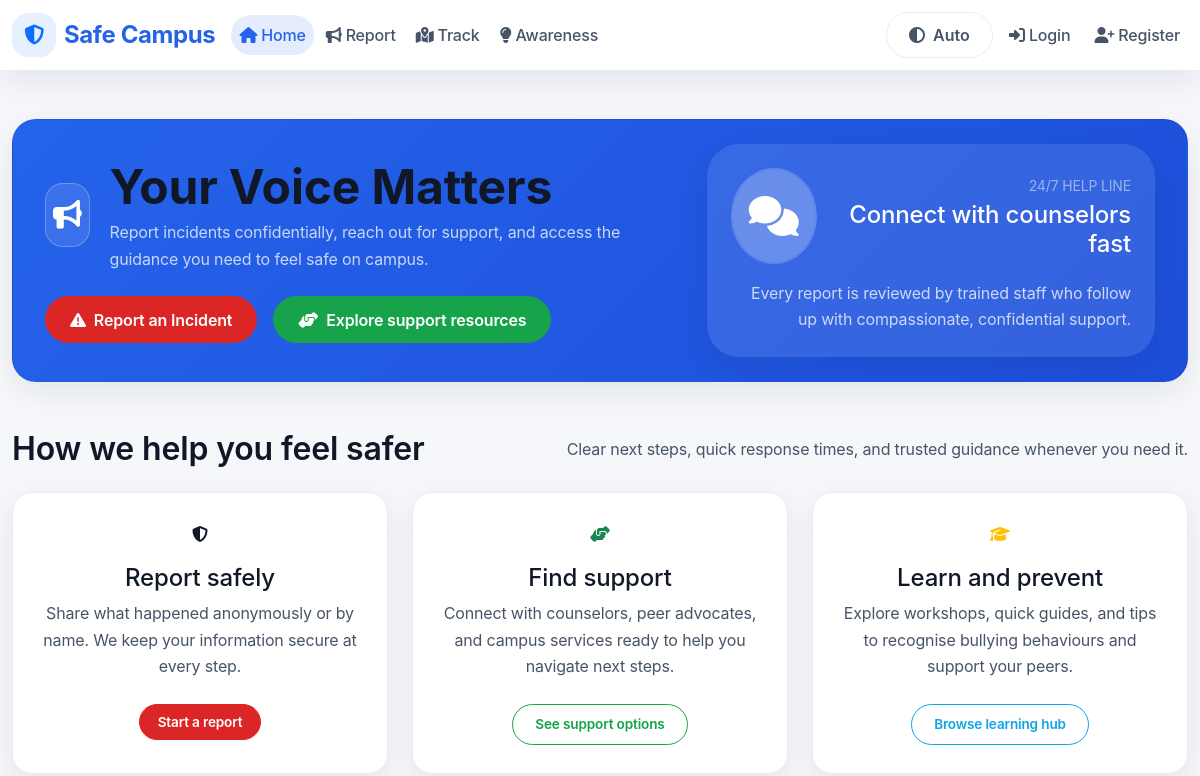
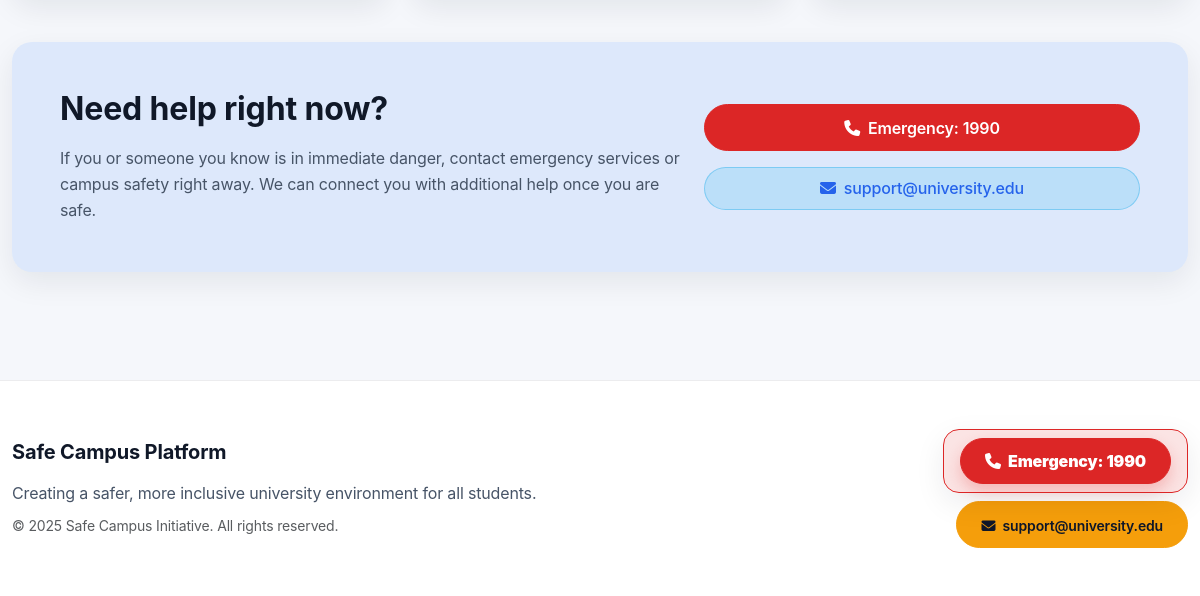
Before: / with the older database file (2 pictures, top to bottom).
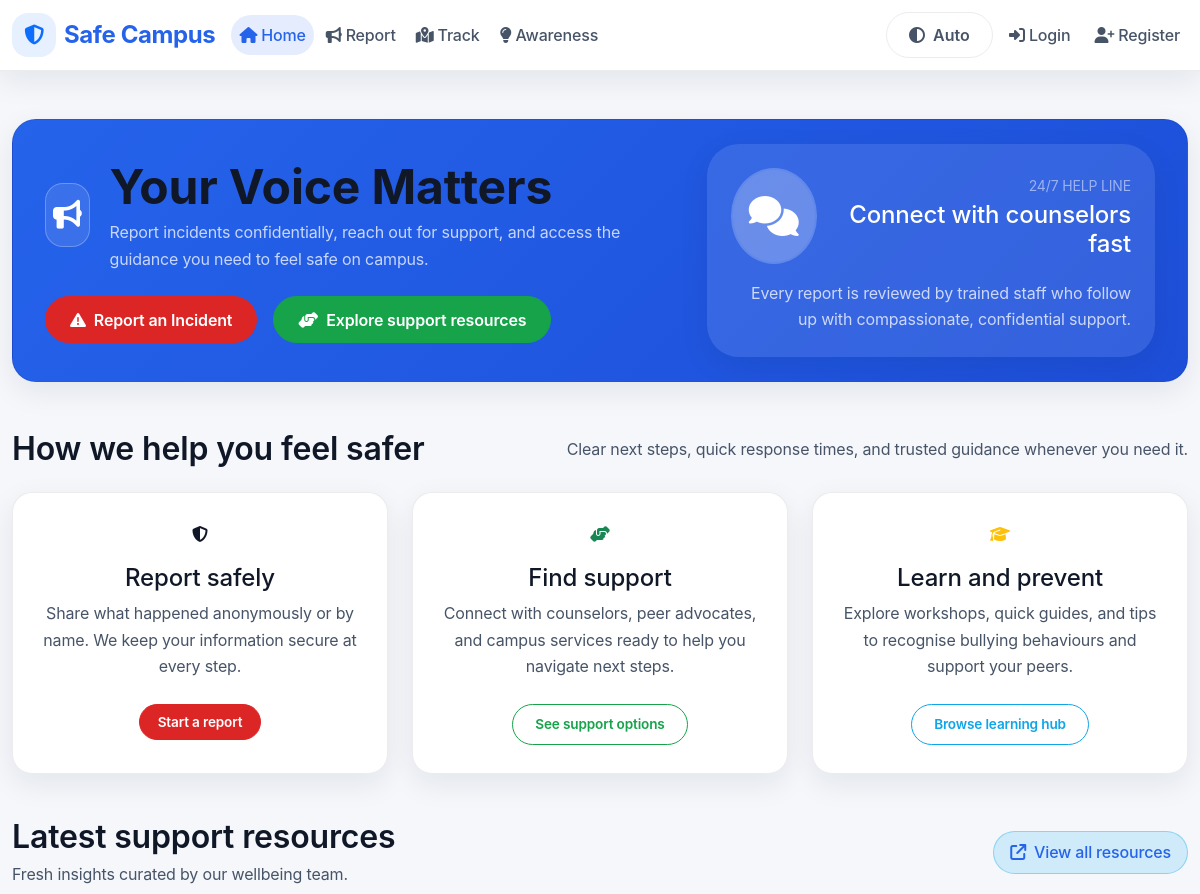
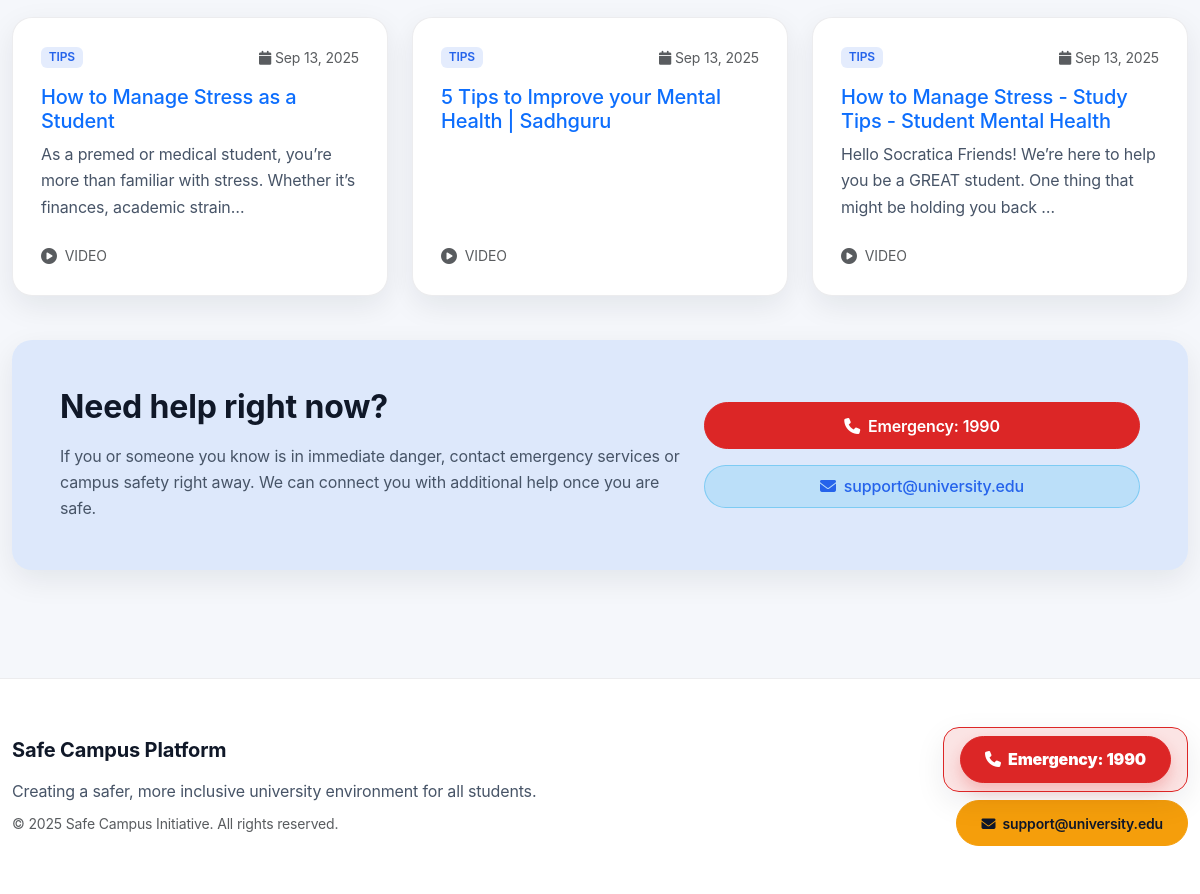
After: the same page with the newer database file (2 pictures, top to bottom).
### tccweb/core/models.py (models this page shows, shortened)
class EducationalResource(models.Model):
    RESOURCE_TYPES = [
        ("article", "Article"),
        ("video", "Video"),
        ("guide", "Guide"),
        ("quiz", "Quiz"),
    ]
    title = models.CharField(max_length=200)
    content = models.TextField(blank=True)
    url = models.URLField(blank=True)
    file = models.FileField(
        upload_to=resource_file_path,
        storage=resource_storage,
        blank=True,
        null=True,
        validators=[
            FileExtensionValidator(["pdf", "mp4"]),
            validate_file_type,
            validate_file_size,
            validate_no_malware,
        ],
    )
    resource_type = models.CharField(max_length=20, choices=RESOURCE_TYPES, default="article")
    category = models.CharField(max_length=50, blank=True)
    is_public = models.BooleanField(default=True)
    created_by = models.ForeignKey(User, on_delete=models.CASCADE, related_name='created_resources')
    created_at = models.DateTimeField(auto_now_add=True)
    class Meta:
        indexes = [
            models.Index(fields=["created_at"]),
            models.Index(fields=["created_by"]),
        ]

### tccweb/user_portal/views.py (the view)
# urls.py: path('', views.index, name='index'),
def index(request):
    try:
        recent_resources = (
            EducationalResource.objects.filter(is_public=True)
            .select_related("created_by")
            .order_by("-created_at")[:3]
        )
    except Exception:
        logger.exception("Failed to load recent resources")
        recent_resources = []
        messages.error(request, "Unable to load recent resources.")
    context = {
        "recent_resources": recent_resources,
    }
    return render(request, "index.html", context)

### tccweb/user_portal/templates/index.html
{% extends "base.html" %}
{% block content %}
<div class="page-container">
    <div class="container-xxl">
        <section class="page-header hero-panel text-white position-relative overflow-hidden mb-5">
            <div class="row align-items-center g-4">
                <div class="col-lg-7">
                    <div class="title-group">
                        <span class="title-icon bg-white bg-opacity-10 border border-white border-opacity-25 text-white">
                            <i class="fas fa-bullhorn"></i>
                        </span>
                        <div>
                            <h1 class="display-5 fw-bold">Your Voice Matters</h1>
                            <p class="mb-0">Report incidents confidentially, reach out for support, and access the guidance you need to feel safe on campus.</p>
                        </div>
                    </div>
                    <div class="d-flex flex-column flex-md-row gap-3 mt-4">
                        <a href="{% url 'report_anonymous' %}" class="btn btn-danger btn-icon fw-semibold">
                            <i class="fas fa-exclamation-triangle"></i>
                            <span>Report an Incident</span>
                        </a>
                        <a href="{% url 'awareness' %}" class="btn btn-success btn-icon fw-semibold">
                            <i class="fas fa-hands-helping"></i>
                            <span>Explore support resources</span>
                        </a>
                    </div>
                </div>
                <div class="col-lg-5 text-lg-end">
                    <div class="position-relative">
                        <div class="rounded-5 bg-white bg-opacity-10 p-4 d-inline-flex flex-column align-items-start gap-3 shadow-soft">
                            <div class="d-flex align-items-center gap-3">
                                <div class="profile-avatar bg-white bg-opacity-25 text-white border-0">
                                    <i class="fas fa-comments"></i>
                                </div>
                                <div>
                                    <p class="mb-1 text-white-50 text-uppercase small">24/7 Help Line</p>
                                    <h4 class="mb-0 text-white">Connect with counselors fast</h4>
                                </div>
                            </div>
                            <p class="mb-0 text-white-75">Every report is reviewed by trained staff who follow up with compassionate, confidential support.</p>
                        </div>
                    </div>
                </div>
            </div>
        </section>
        <section class="page-section">
                    <div class="d-flex flex-column flex-md-row align-items-md-center justify-content-md-between gap-3 mb-4">
                        <h2 class="page-section-title mb-0">How we help you feel safer</h2>
                        <p class="mb-0">Clear next steps, quick response times, and trusted guidance whenever you need it.</p>
                    </div>
                <div class="row g-4">
                        <div class="col-md-4">
                            <article class="page-card h-100" role="button" tabindex="0" onclick="location.href='{% url 'submit_report' %}'" onkeypress="if(event.key==='Enter'){location.href='{% url 'submit_report' %}';}">
                                <div class="page-card-body text-center">
                                    <div class="tile-icon mx-auto mb-3">
                                        <i class="fas fa-shield-alt"></i>
                                    </div>
                                    <h3 class="h4">Report safely</h3>
                                    <p class="mb-4">Share what happened anonymously or by name. We keep your information secure at every step.</p>
                                    <span class="btn btn-danger btn-sm">Start a report</span>
                                </div>
                            </article>
                        </div>
                    <div class="col-md-4">
                            <article class="page-card h-100" role="button" tabindex="0" onclick="location.href='{% url 'awareness' %}'" onkeypress="if(event.key==='Enter'){location.href='{% url 'awareness' %}';}">
                                <div class="page-card-body text-center">
                                    <div class="tile-icon mx-auto mb-3 text-success">
                                        <i class="fas fa-hands-helping"></i>
                                    </div>
                                    <h3 class="h4">Find support</h3>
                                    <p class="mb-4">Connect with counselors, peer advocates, and campus services ready to help you navigate next steps.</p>
                                    <span class="btn btn-outline-success btn-sm">See support options</span>
                                </div>
                            </article>
                        </div>
                    <div class="col-md-4">
                            <article class="page-card h-100" role="button" tabindex="0" onclick="location.href='{% url 'awareness' %}#education'" onkeypress="if(event.key==='Enter'){location.href='{% url 'awareness' %}#education';}">
                                <div class="page-card-body text-center">
                                    <div class="tile-icon mx-auto mb-3 text-warning">
                                        <i class="fas fa-graduation-cap"></i>
                                    </div>
                                    <h3 class="h4">Learn and prevent</h3>
                                    <p class="mb-4">Explore workshops, quick guides, and tips to recognise bullying behaviours and support your peers.</p>
                                    <span class="btn btn-outline-info btn-sm">Browse learning hub</span>
                                </div>
                            </article>
                    </div>
                </div>
        </section>
        {% if recent_resources %}
                <section class="page-section" id="latest-resources">
                    <div class="d-flex flex-column flex-md-row align-items-md-center justify-content-md-between gap-3 mb-4">
                        <div>
                            <h2 class="page-section-title mb-1">Latest support resources</h2>
                            <p class="mb-0">Fresh insights curated by our wellbeing team.</p>
                        </div>
                        <a href="{% url 'awareness' %}" class="action-chip action-chip-info">
                            <i class="fas fa-arrow-up-right-from-square"></i>
                            <span>View all resources</span>
                        </a>
                    </div>
                    <div class="row g-4" id="resourcesContainer">
                            {% for resource in recent_resources %}
                            <div class="col-md-6 col-lg-4 resource-item" data-category="{{ resource.category }}" data-type="{{ resource.resource_type }}">
                                <article class="card resource-card h-100">
                                    <div class="card-body d-flex flex-column">
                                        <div class="d-flex align-items-center justify-content-between mb-3">
                                            <span class="badge badge-soft-primary text-uppercase fw-semibold">{{ resource.category|title }}</span>
                                            <span class="small text-muted"><i class="fas fa-calendar me-1"></i>{{ resource.created_at|date:"M d, Y" }}</span>
                                        </div>
                                        <h3 class="h5 text-primary">{{ resource.title }}</h3>
                                        <p class="mb-4 flex-grow-1">{{ resource.content|truncatechars:110 }}</p>
                                        <div class="d-flex align-items-center gap-2 text-muted">
                                            <i class="fas {% if resource.resource_type == 'article' %}fa-file-alt{% elif resource.resource_type == 'video' %}fa-play-circle{% else %}fa-lightbulb{% endif %}"></i>
                                            <span class="text-uppercase small">{{ resource.resource_type|title }}</span>
                                        </div>
                                    </div>
                                </article>
                            </div>
                        {% endfor %}
                    </div>
                </section>
        {% endif %}
        <section class="page-section">
                    <div class="page-card p-4 p-lg-5 bg-primary bg-opacity-10 border-0">
                        <div class="row align-items-center g-4">
                            <div class="col-lg-7">
                                <h2 class="fw-bold mb-3">Need help right now?</h2>
                                <p class="mb-0">If you or someone you know is in immediate danger, contact emergency services or campus safety right away. We can connect you with additional help once you are safe.</p>
                            </div>
                            <div class="col-lg-5">
                                <div class="d-flex flex-column gap-3">
                                    <a href="tel:1990" class="btn btn-danger btn-icon justify-content-center" aria-label="Call emergency services">
                                        <i class="fas fa-phone"></i>
                                        <span>Emergency: 1990</span>
                                    </a>
                                    <a href="mailto:support@university.edu" class="action-chip action-chip-info justify-content-center" aria-label="Email campus support team">
                                        <i class="fas fa-envelope"></i>
                                        <span>support@university.edu</span>
                                    </a>
                                </div>
                            </div>
                        </div>
                    </div>
        </section>
    </div>
</div>
{% endblock %}

Changed rows visible on the page:
added EducationalResource: category "TIPS", created_at "Sep 13, 2025", title "How to Manage Stress as a Student", content "As a premed or medical student, you’re more than familiar with stress. Whether it’s finances, academic strain…", resource_type "VIDEO"
added EducationalResource: category "TIPS", created_at "Sep 13, 2025", title "5 Tips to Improve your Mental Health | Sadhguru", resource_type "VIDEO"
added EducationalResource: category "TIPS", created_at "Sep 13, 2025", title "How to Manage Stress - Study Tips - Student Mental Health", content "Hello Socratica Friends! We’re here to help you be a GREAT student. One thing that might be holding you back …", resource_type "VIDEO"
Other visible differences:
text now shown: "Latest support resources Fresh insights curated by our wellbeing team. View all resources"
